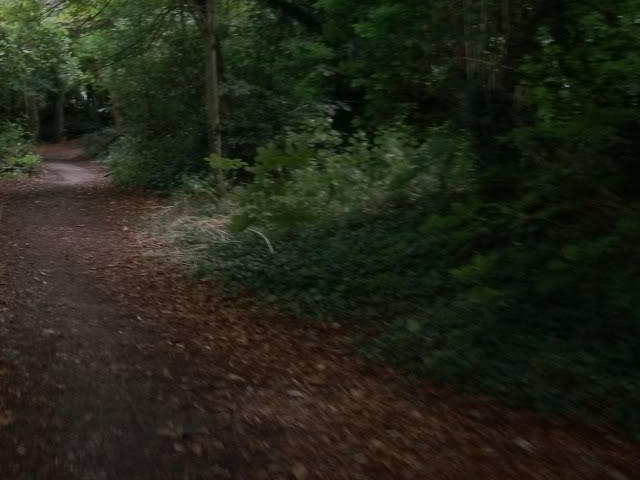
#> input picture data/p1im1.bmp, 640 x 480 px; its folder holds 5 pictures in this run
$ python p1im1t2.py
#> lines starting #> are read from the running program, lines starting #| are printed output that depends on the picture
### intensityTransformation.py
import numpy as np


# [20 lines left out: function histogramEqual, not called in this run]


def gammaCorrection(img, gamma, respectively=True):
    """ the input image must has 3 channels """

    if respectively:
        imgFloat = img.astype("float64")
        for i in range(0, imgFloat.shape[2]):
            imgFloat[:, :, i] = imgFloat[:, :, i] / 255

        c = 1
        correct = lambda t: c * t ** gamma
        vfunc = np.vectorize(correct)
        result = vfunc(imgFloat)

        for i in range(0, imgFloat.shape[2]):
            result[:, :, i] = result[:, :, i] * 255

        return result

    grayImg = 0.3 * img[:, :, 2] + 0.59 * img[:, :, 1] + 0.11 * img[:, :, 0]
    grayImg = np.clip(grayImg, a_min=None, a_max=255)
    normalizedGrayImg = grayImg / 255

    c = 1
    correct = lambda t: c * t ** gamma
    vfunc = np.vectorize(correct)
    grayImgResult = vfunc(normalizedGrayImg)
    grayImgResult = grayImgResult * 255
    ratio = grayImgResult / (grayImg + 0.00001)

    return np.clip(img * np.repeat(ratio[:, :, np.newaxis], 3, axis=2), a_min=None, a_max=255)


def normalizeFullDomain(img, respectively=False):
    """ the input image must has 3 channels """

    if respectively:
        result = np.zeros(img.shape)
        for i in range(img.shape[2]):
            result[:, :, i] = (img[:, :, i] - img[:, :, i].min()).astype('int') * 255 / (
                        img[:, :, i].max() - img[:, :, i].min() + 0.00001)
            # print((img[:, :, i] - img[:, :, i].min()) * 255)
            # print((img[:, :, i] - img[:, :, i].min()) * 256)
        return result

    grayImg = 0.3 * img[:, :, 2] + 0.59 * img[:, :, 1] + 0.11 * img[:, :, 0]
    grayImg = np.clip(grayImg, a_min=None, a_max=255)
    noralizedGrayImg = (grayImg - grayImg.min()) * 255 / (grayImg.max() - grayImg.min() + 0.00001)
    ratio = noralizedGrayImg / grayImg
    return np.clip(img * np.repeat(ratio[:, :, np.newaxis], 3, axis=2), a_min=None, a_max=255)

### spatialFiltering.py
import numpy as np
import math
import pickle

filters2d = {
    "sobel_vertical_3": np.array([[-1, 0, 1],
                         [-2, 0, 2],
                         [-1, 0, 1]]),
    "sobel_vertical_5": np.array([[-2/8, -1/5,  0,  1/5,  2/8],
                        [-2/5, -1/2,  0,  1/2,  2/5],
                        [-2/4, -1/1,  0,  1/1,  2/4],
                        [-2/5, -1/2,  0,  1/2,  2/5],
                        [-2/8, -1/5,  0,  1/5,  2/8]]),
    "sobel_vertical_7": np.array([[-3/18, -2/13, -1/10, 0,  1/10, 2/13, 3/18],
                        [-3/13, -2/8,  -1/5,  0,  1/5,  2/8,  3/13],
                        [-3/10, -2/5,  -1/2,  0,  1/2,  2/5,  3/10],
                        [-3/9,  -2/4,  -1/1,  0,  1/1,  2/4,  3/9],
                        [-3/10, -2/5,  -1/2,  0,  1/2,  2/5,  3/10],
                        [-3/13, -2/8,  -1/5,  0,  1/5,  2/8,  3/13],
                        [-3/18, -2/13, -1/10, 0,  1/10, 2/13, 3/18]]),
    "laplacian_3": np.array([[0, -1, 0],
                             [-1, 4, -1],
                             [0, -1, 0]]),
    "laplacian_5": np.array([[-4, -1, 0, -1, -4],
                             [-1, 2, 3, 2, -1],
                             [0, 3, 4, 3, 0],
                             [-1, 2, 3, 2, -1],
                             [-4, -1, 0, -1, -4]]),
    "laplacian_7": np.array([[-10, -5, -2, -1, -2, -5, -10],
                             [-5, 0, 3, 4, 3, 0, -5],
                             [-2, 3, 6, 7, 6, 3, -2],
                             [-1, 4, 7, 8, 7, 4, -1],
                             [-2, 3, 6, 7, 6, 3, -2],
                             [-5, 0, 3, 4, 3, 0, -5],
                             [-10, -5, -2, -1, -2, -5, -10]])
}


def correlation(img, filter, repeat=True):
    """
    valid input depths:
    img: 1, filter: 1
    img: 3, filter: 3
    img: 3, filter: 1
    """

    ### filter must be a square with odd H and W
    if filter.shape[0] != filter.shape[1] or filter.shape[0] % 2 == 0 or filter.shape[0] % 2 == 0:
        print("correlation: invalid filter!!")
        return
    reshape = False
    if len(img.shape) == 2:
        img = img[:, :, np.newaxis]
        reshape = True
    if len(filter.shape) == 2:
        filter = filter[:, :, np.newaxis]
    if img.shape[2] == 3 and filter.shape[2] == 1:
        filter = np.repeat(filter, 3, axis=2)

    pad = int((filter.shape[0] - 1) / 2)
    size = filter.shape[0]

    result = np.zeros(img.shape)
    paddedImg = np.zeros((img.shape[0] + 2 * pad, img.shape[1] + 2 * pad, img.shape[2]))
    paddedImg[pad: -pad, pad: -pad, :] = img
    if repeat:
        paddedImg[:pad, pad: -pad, :] = img[0, :, :].reshape((1, img.shape[1], img.shape[2]))
        paddedImg[-pad:, pad: -pad, :] = img[-1, :, :].reshape((1, img.shape[1], img.shape[2]))
        paddedImg[pad: -pad, :pad, :] = img[:, 0, :].reshape((img.shape[0], 1, img.shape[2]))
        paddedImg[pad: -pad, -pad:, :] = img[:, -1, :].reshape((img.shape[0], 1, img.shape[2]))

    for i in range(img.shape[0]):
        for j in range(img.shape[1]):
            result[i, j, :] = np.sum(paddedImg[i: i + size, j: j + size, :] * filter, axis=(0, 1))

    if reshape:
        img = np.reshape(img, (img.shape[0], img.shape[1]))
        result = np.reshape(result, (result.shape[0], result.shape[1]))

    return result


# [38 lines left out: functions calculateGaussianFilter, gaussianFilter, not called in this run]


def sobelFilter(img, size):
    """
    :param img: could be gray scale or 3-channel BGR image
    :param size: must be either 3, 5, or 7
    """
    print("sobel filter")

    global filters2d

    if len(img.shape) == 3:
        if img.shape[2] == 3:
            img = 0.11 * img[:, :, 0] + 0.59 * img[:, :, 1] + 0.3 * img[:, :, 2]

    filterV = filters2d["sobel_vertical_" + str(size)]
    filterH = filterV.T
    xGrad = correlation(img, filterV)
    yGrad = correlation(img, filterH)
    mag = np.abs(xGrad) + np.abs(yGrad)
    dir = np.arctan2(yGrad, xGrad)
    return mag, dir


# [126 lines left out: functions LoGFilter, adaptiveLocalNoiseReductionFilter, bilateralFilter, not called in this run]

### cannyRelated.py
import cv2
import numpy as np
import math
from scipy import ndimage

def nms(mag, dir):
    """
    :param mag: 2D array
    :param dir: [-pi, pi], 2D map
    :return: 2D array
    """

    ### round the grad direction
    # to 0~360 deg
    dir = (dir + math.pi) * 360 / (2 * math.pi)
    dir8 = dir // 45 + 1 * (dir % 45 > 22.5)
    dir8 = dir8 - 1 * (dir8 == 8)

    angleDiff = np.zeros((mag.shape[0], mag.shape[1], 8))
    paddedMag = np.zeros((mag.shape[0] + 2, mag.shape[1] + 2))
    paddedMag[1: -1, 1: -1] = mag
    angleDiff[:, :, 0] = mag - paddedMag[1: -1, 2:]
    angleDiff[:, :, 1] = mag - paddedMag[: -2, 2:]
    angleDiff[:, :, 2] = mag - paddedMag[: -2, 1: -1]
    angleDiff[:, :, 3] = mag - paddedMag[: -2, : -2]
    angleDiff[:, :, 4] = mag - paddedMag[1: -1, : -2]
    angleDiff[:, :, 5] = mag - paddedMag[2:, : -2]
    angleDiff[:, :, 6] = mag - paddedMag[2:, 1: -1]
    angleDiff[:, :, 7] = mag - paddedMag[2:, 2:]

    # if each position of dir8 corresponds to 0, 1, 2, or 3 (the 3rd index), should we remain or suppress
    remain = np.zeros((mag.shape[0], mag.shape[1], 4))
    for i in range(4):
        remain[:, :, i] = np.logical_and(angleDiff[:, :, i] > 0, angleDiff[:, :, i+4] > 0)
    lookRemain = dir8 % 4
    mask = np.zeros((mag.shape[0], mag.shape[1]), dtype='bool')
    for i in range(4):
        mask = np.logical_or(mask, np.logical_and(remain[:, :, i], lookRemain == i))

    return mag * mask


def otsu(map):
    """
    :param map: 2D np array, all element >= 0
    :return: the threshold
    """
    map = map.astype('int')

    # hist = np.histogram(map, bins=map.max()+1, range=(0, map.max()))
    numBin = map.max() + 1
    hist = np.zeros(numBin)
    for i in range(numBin):
        hist[i] = np.sum(map == i)
    hist = hist / map.size

    histCumuSum = np.zeros(numBin)
    histCumuSum[0] = hist[0]
    for i in range(1, numBin):
        histCumuSum[i] = histCumuSum[i - 1] + hist[i]

    histCumuMean = np.zeros(numBin)
    histCumuMean[0] = 0
    for i in range(1, numBin):
        histCumuMean[i] = histCumuMean[i - 1] + hist[i] * i

    globalMean = histCumuMean[-1]

    varBtw = np.zeros(numBin)
    for i in range(1, numBin):
        varBtw[i] = (globalMean * histCumuSum[i] - histCumuMean[i])**2 / ((histCumuSum[i]) * (1 - histCumuSum[i]))

    return np.argmax(varBtw)


def doubleThresholds(mag, thres1, thres2, returnStrong=False, iter=1, seSize=3, cross=False):
    """
    :param mag: 2D array storing gradient magnitude of each pixels
    :param thres1: larger threshold
    :param thres2: smaller threshold
    :return: 2D bool array
    """
    strong = mag >= thres1
    if returnStrong:
        return strong
    weak = np.logical_and(mag < thres1, mag >= thres2)
    cv2.imwrite("outputs/p1im6/sobel_weak.bmp", weak * 255)

    selected = strong
    for _ in range(iter):
        if cross:
            mask = ndimage.morphology.binary_dilation(selected, np.ones((seSize, 1), dtype='bool'))
            mask = np.logical_or(mask, ndimage.morphology.binary_dilation(selected, np.ones((1, seSize), dtype='bool')))
        else:
            mask = ndimage.morphology.binary_dilation(selected, np.ones((seSize, seSize), dtype='bool'))
        selectedWeak = np.logical_and(weak, mask)
        selected = np.logical_or(selected, selectedWeak)
    return selected

### p1im1t2.py
import cv2
import numpy as np
import math
from spatialFiltering import gaussianFilter, sobelFilter, LoGFilter, adaptiveLocalNoiseReductionFilter
import matplotlib.pyplot as plt
from cannyRelated import nms, doubleThresholds, otsu
from intensityTransformation import normalizeFullDomain, gammaCorrection
import os


if __name__ == '__main__':
    inputFolder = "data"
    fileName = "p1im1.bmp"
    inputPath = os.path.join(inputFolder, fileName)
    fileNameSplit = os.path.splitext(fileName)[0]
    img = cv2.imread(inputPath)
#> img is the input picture: shape (480, 640, 3); mean B, G, R 23.8, 36.6, 34.3
    outputFolder = os.path.join("outputs", fileNameSplit + "t2")
    if not os.path.exists(outputFolder):
        os.mkdir(outputFolder)
    cv2.imwrite(os.path.join(outputFolder, fileName), img)

    ################ preprocessing
    img = normalizeFullDomain(img, False)
    img = gammaCorrection(img, 0.5, True)

    ################ edge detection
    for size in [3]:
        mag, dir = sobelFilter(img, size)
        cv2.imwrite(os.path.join(outputFolder, "sobel_{}_mag.bmp".format(size)), mag)

    # ################## Canny edge detection start from magnitude & direction maps
    nmsMag = nms(mag, dir)
#> in nms, `dir8 = dir8 - 1 * (dir8 == 8)`:
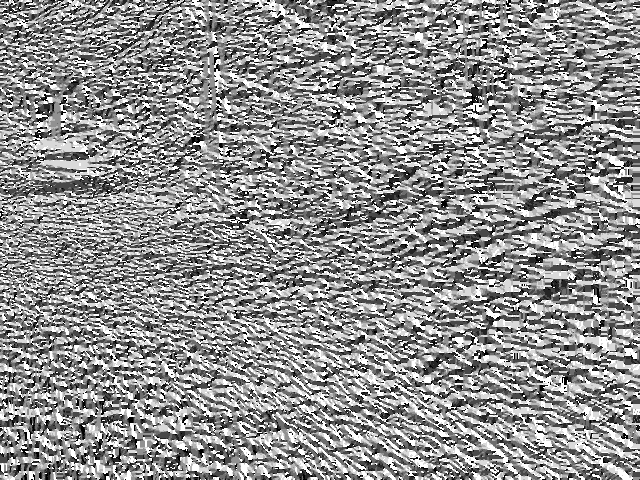
#> dir8: shape (480, 640) float64; min 0, max 7, mean 3.97; drawn with min black and max white
#> after the loop in nms, `for i in range(4):`:
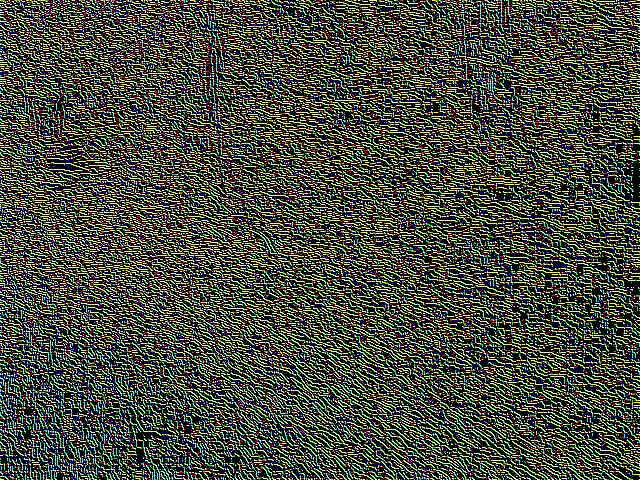
#> remain: shape (480, 640, 4) float64; mean of channels 0, 1, 2, 3 0.215, 0.295, 0.271, 0.282; drawn as B, G, R
#> in nms, `lookRemain = dir8 % 4`:
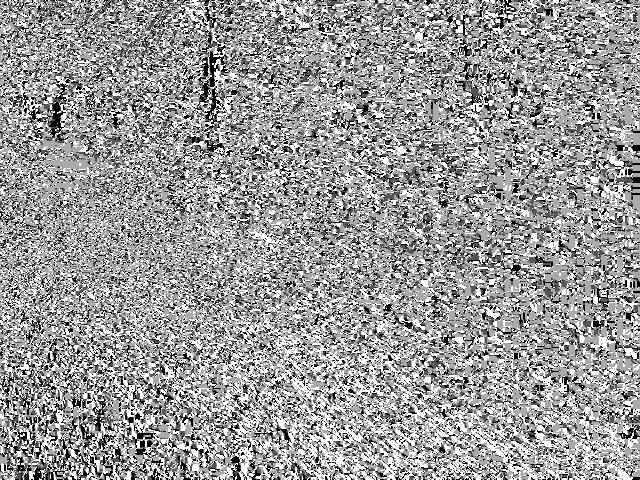
#> lookRemain: shape (480, 640) float64; min 0, max 3, mean 1.83; drawn with min black and max white
#> the loop in nms, `for i in range(4):` made 4 passes
#> pass 1, in nms, `mask = np.logical_or(mask, np.logical_and(remain[:, :, i], lookRemain ..`:
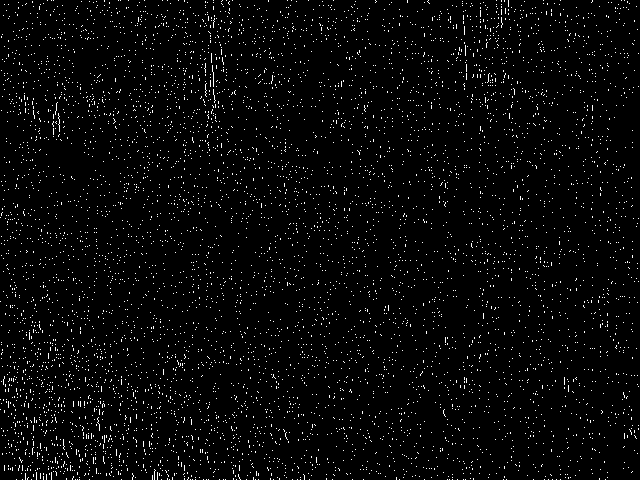
#> mask: shape (480, 640) bool; 2.9% white in thin lines or dots
#> after the loop in nms, `for i in range(4):`:
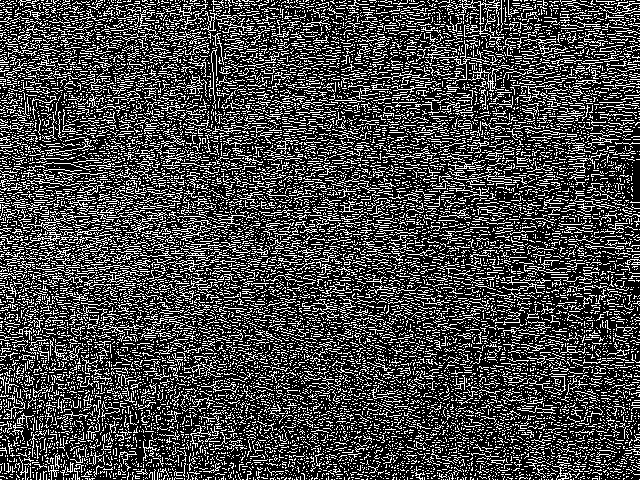
#> mask: shape (480, 640) bool; 27.4% white in thin lines or dots
    cv2.imwrite(os.path.join(outputFolder, "nmsMag.bmp"), nmsMag)
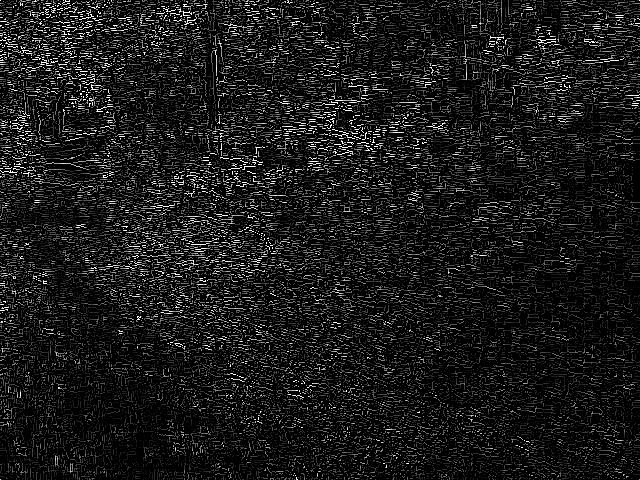
#> saved as nmsMag.bmp: shape (480, 640); min 0, max 255, mean 25.6

    # plt.hist(mag.ravel(), bins=100)
    # plt.show()

    thres = otsu(nmsMag)
#> in otsu, `numBin = map.max() + 1`: numBin = 711
#> after the loop in otsu, `for i in range(numBin):`: hist = 711 values, max 222946 at index 0, min 0 at index 2, mean 432.1
#> in otsu, `hist = hist / map.size`: hist = 711 values, max 0.726 at index 0, min 0 at index 2, mean 0.00141
#> after the loop in otsu, `for i in range(1, numBin):`: histCumuSum = 711 values from 0.726 to 1
#> after the loop in otsu, `for i in range(1, numBin):`: histCumuMean = 711 values from 0 to 25.97
#> in otsu, `globalMean = histCumuMean[-1]`: globalMean = 25.97
#> after the loop in otsu, `for i in range(1, numBin):`: varBtw = 711 values, max 2078.6 at index 68, min 0 at index 0, mean 663.2
#> thres = 68
    print("otsu thres:", thres)
#| otsu thres: 68

    for dividend in [1]:
        strong = doubleThresholds(nmsMag, thres / dividend, None, True)
        strongImg = strong * 255
        cv2.imwrite(os.path.join(outputFolder, "sobel_strong_{}.bmp".format(dividend)), strongImg)

    for i in [0.5]:
        iter = 1
        seSize = 5
        douThres = doubleThresholds(nmsMag, thres, thres * i, False, iter, seSize)
        douThresImg = douThres * 255
        cv2.imwrite(os.path.join(outputFolder, "sobel_douThres_{}_{}_{}.bmp".format(iter, seSize, i)), douThresImg)
#> this loop made 1 pass
#> pass 1, `douThres = doubleThresholds(nmsMag, thres, thres * i, False, iter, seS..`:
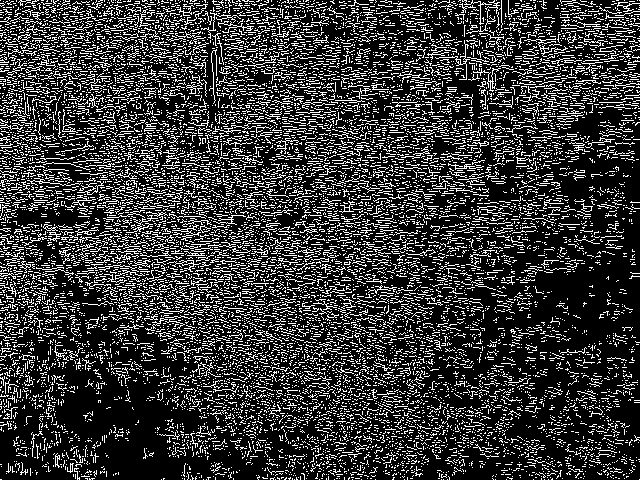
#> douThres: shape (480, 640) bool; 21.8% white in thin lines or dots
